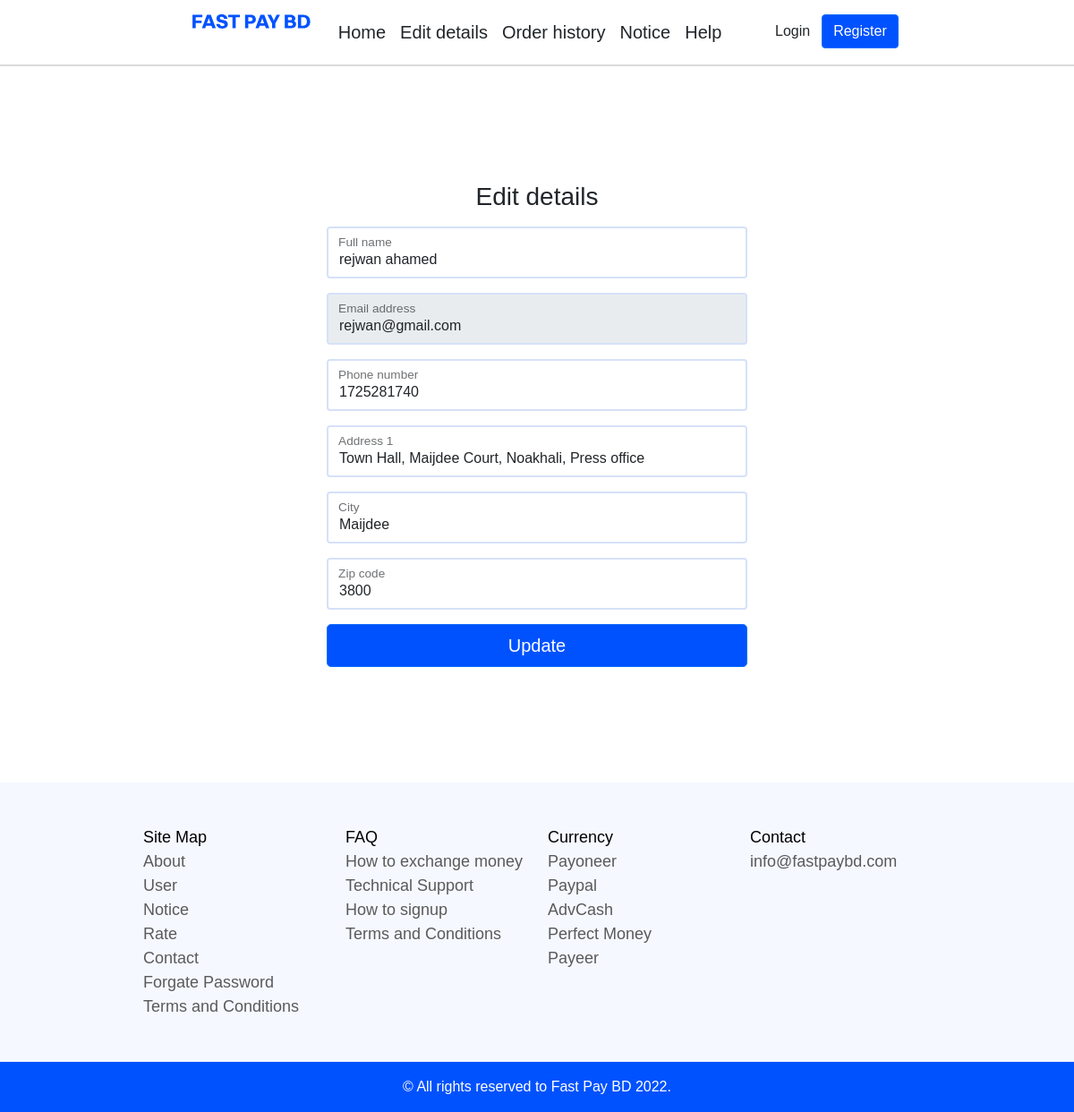
Page /edit_details.php (signed in) on the committed database.
### tables this page shows
CREATE TABLE `user_register` (
  `sno` int(3) NOT NULL,
  `name` text NOT NULL,
  `email` varchar(200) NOT NULL,
  `phone` int(200) NOT NULL,
  `password` varchar(200) NOT NULL,
  `date` datetime NOT NULL DEFAULT current_timestamp(),
  `address` varchar(220) NOT NULL,
  `city` text NOT NULL,
  `zip` varchar(220) NOT NULL,
  `OTP` int(6) NOT NULL
);

### edit_details.php (the view, shortened to what this page needs)
<?php
include('connection.php');
$sesson_user_id = $_SESSION['email'];
$dts = "SELECT * FROM `user_register` WHERE email = '$sesson_user_id'";
$dquery = mysqli_query($con, $dts);
$dfatch = mysqli_fetch_assoc($dquery);
?>
<html lang="en">
<head>
    <link href="https://api.fontshare.com/css?f[]=clash-display@500,600,700,1&amp;f[]=switzer@300,400,500,600,700&amp;display=swap" rel="stylesheet">
    <link href="https://cdn.jsdelivr.net/npm/bootstrap@5.1.3/dist/css/bootstrap.min.css" rel="stylesheet">
    <link rel="stylesheet" href="style.css">
    <link rel="stylesheet" href="tailwind.output.css">
    <link rel="stylesheet" href="nav.css">
    <link rel="stylesheet" href="https://cdn.jsdelivr.net/npm/bootstrap-icons@1.7.2/font/bootstrap-icons.css">
    <link rel="stylesheet" href="https://use.fontawesome.com/releases/v5.15.4/css/all.css">
</head>
<body>
    <section class="nav_section">
        <div class="main_nav">
            <div class="nav_left">
                <a href="index.php"><img src="./logo.svg" alt="logo"></a>
            </div>
            <div class="nav_middle">
                <a class="navbar-brand" href="user.php">Home</a>
                <a class="navbar-brand" href="edit_details.php">Edit details</a>
                <a class="navbar-brand" href="user_order_history.php">Order history</a>
                <a class="navbar-brand" href="notice.php">Notice</a>
                <a class="navbar-brand" href="help.php">Help</a>
            </div>
            <div class="nav_right">
                <a href="user_login.php"><button type="button" class="btn">Login</button></a>
                <a href="user_regester.php"><button type="button" class="btn btn-primary">Register</button></a>
            </div>
        </div>
    </section>
    <section class="register text-center">
        <main class="form-signin user_details">
            <form action="#" method="POST">
                <h1 class="h3 mb-3 fw-normal">Edit details</h1>
                <div class="form-floating">
                    <input type="text" class="form-control mb-3" id="floatingInput" placeholder="name@example.com" name="name" value="<?php echo $dfatch['name'] ?>">
                    <label for="floatingInput">Full name</label>
                </div>
                <div class="form-floating">
                    <input type="email" class="form-control mb-3" id="floatingInput" placeholder="name@example.com" name="email" value="<?php echo $dfatch['email'] ?>" readonly>
                    <label for="floatingInput">Email address</label>
                </div>
                <div class="form-floating">
                    <input type="number" class="form-control mb-3" id="floatingPassword" placeholder="Password" name="phone" value="<?php echo $dfatch['phone'] ?>">
                    <label for="floatingPassword">Phone number</label>
                </div>
                <div class="form-floating">
                    <input type="text" class="form-control mb-3" id="floatingPassword" placeholder="Password" name="address" value="<?php echo $dfatch['address'] ?>">
                    <label for="floatingPassword">Address 1</label>
                </div>
                <div class="form-floating">
                    <input type="text" class="form-control mb-3" id="floatingPassword" placeholder="Password" name="city" value="<?php echo $dfatch['city'] ?>">
                    <label for="floatingPassword">City</label>
                </div>
                <div class="form-floating">
                    <input type="number" class="form-control mb-3" id="floatingPassword" placeholder="Password" name="zip" value="<?php echo $dfatch['zip'] ?>">
                    <label for="floatingPassword">Zip code</label>
                </div>
                <button class="w-100 btn btn-lg btn-primary" type="submit" name="update">Update</button>
            </form>
        </main>
    </section>
    <?php
    include("footer.php")
    ?>
</body>
</html>

### style.css (style rules this page uses)
* { margin: 0; padding: 0; }
html, body { overflow-x: hidden; font-family: 'Switzer', sans-serif; }
.nav_section { padding: 0 10rem; border-bottom: 2px solid rgba(85, 85, 85, 0.21); }
.nav_section .main_nav { display: flex; justify-content: space-evenly; width: 100%; height: inherit; padding: 1rem 0; }
.nav_left { display: flex; width: 15%; justify-content: flex-start; align-items: flex-start; }
.nav_middle { display: flex; width: 50%; justify-content: center; align-items: center; }
.nav_right { width: 15%; display: flex; }
a.navbar-brand { font-size: 20px; font-weight: 500; }
.form-signin { width: 100%; max-width: 330px; padding: 15px; margin: auto; }
section.register.text-center { height: 100vh !important; width: 100% !important; display: flex; }
input#floatingInput { border: 2px solid rgba(51, 106, 222, 0.2) !important; }
input#floatingPassword { border: 2px solid rgba(51, 106, 222, 0.2) !important; }
.btn-primary { color: #fff; background-color: #0052ff !important; border-color: #0d6efd; }
main.form-signin.user_details { max-width: 500px !important; }
@media (min-width: 1200px) and (max-width: 1440px) { .nav_middle { display: flex; width: 45%; } }

### nav.css (style rules this page uses)
html, body { overflow-x: hidden; font-family: 'Switzer', sans-serif; }

### rows in the picture
user_register: name "rejwan ahamed", email "rejwan@gmail.com", phone "1725281740", address "Town Hall, Maijdee Court, Noakhali, Press office", city "Maijdee", zip "3800"
